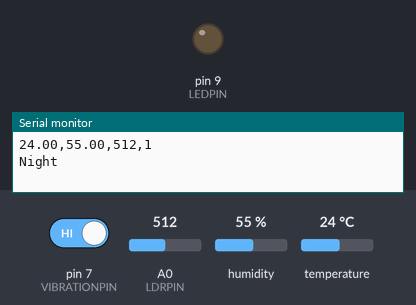
The sketch below on a simulated Arduino Uno, built with avr-gcc and run on an emulated ATmega328P. Shown: output pins drawn as LEDs (lit = HIGH), the last lines printed to the serial monitor. The inputs (shaded band) are chosen by the test bench; at power-on: pin 7 (VIBRATIONPIN) HIGH, A0 (LDRPIN) = 512, humidity 55 %, temperature 24 °C.

Above: at 2.8 s.
2.9 s: pin 7 (VIBRATIONPIN) driven LOW
At 5.3 s:
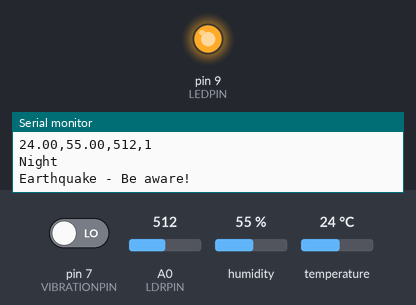
5.7 s: pin 7 (VIBRATIONPIN) driven HIGH
At 10.7 s:
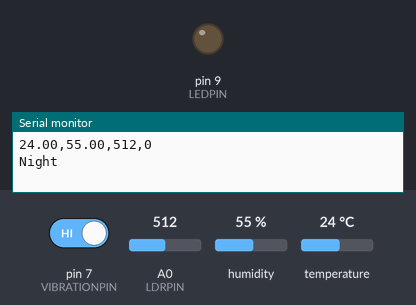
11.6 s: A0 (LDRPIN) set to 11
14.4 s: A0 (LDRPIN) set to 8
Timing chart, 0 to 17.4 s (numbered marks = the images above; inputs shaded):
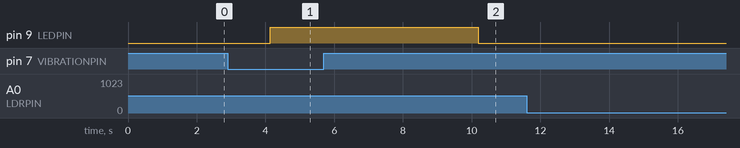

The sketch:

weather_station_v5.ino
```cpp
#include <DHT.h>
#include <DHT_U.h>

#define DHTPIN 2          // DHT11 sensor pin
#define LDRPIN A0         // LDR sensor pin
#define VIBRATIONPIN 7    // Vibration sensor pin
#define LEDPIN 9

DHT dht(DHTPIN, DHT11);

float temperatureData[20];    // Array to store temperature readings
float humidityData[20];       // Array to store humidity readings
int lightLevelData[20];       // Array to store light level readings
int vibrationData[20];        // Array to store vibration readings
int dataCount = 0;            // Counter for the number of data points

void setup() {
  Serial.begin(9600);
  dht.begin();
  pinMode(VIBRATIONPIN, INPUT);  // Set Vibration sensor pin as input
  pinMode(LEDPIN, OUTPUT);
}

void loop() {
  // Read temperature and humidity from DHT11 sensor
  float temperature = dht.readTemperature();
  float humidity = dht.readHumidity();

  // Read light level from LDR sensor
  int lightLevel = analogRead(LDRPIN);

  // Read vibration sensor state
  int vibrationState = digitalRead(VIBRATIONPIN);

  if (vibrationState == 0) {
    digitalWrite(LEDPIN, HIGH);
    Serial.println("Earthquake - Be aware!");
    delay(5000);
  } else {
    digitalWrite(LEDPIN, LOW);
    delay(1000);
  }

  // Store sensor data in arrays
  temperatureData[dataCount] = temperature;
  humidityData[dataCount] = humidity;
  lightLevelData[dataCount] = lightLevel;
  vibrationData[dataCount] = vibrationState;

  // Increment data count and break the loop when reaching the desired number of data points
  dataCount++;
  if (dataCount >= 20) {
    while (1) {
      // Continue running an empty loop to maintain delay before restarting
    }
  }

  // Print sensor readings on Serial monitor
  Serial.print("Temperature: ");
  Serial.print(temperature);
  Serial.print(", Humidity: ");
  Serial.print(humidity);
  Serial.print(", Light Level: ");
  Serial.print(lightLevel);
  Serial.print(", Vibration: ");
  Serial.println(vibrationState);

  // Send sensor data to the serial plotter
  Serial.print(temperature);
  Serial.print(",");
  Serial.print(humidity);
  Serial.print(",");
  Serial.print(lightLevel);
  Serial.print(",");
  Serial.println(vibrationState);

  // Check light level and print corresponding message
  if (lightLevel == 0) {
    Serial.println("Sunny day");
  } else if (lightLevel >= 0 && lightLevel <= 6) {
    Serial.println("Cloudy day");
  } else if (lightLevel > 9) {
    Serial.println("Night");
  }

  delay(1000);
}
```

Measured:
- after the input at 2.9 s, pin 9 (LEDPIN): LOW → HIGH after 1.2 s
- after the input at 5.7 s, pin 9 (LEDPIN): HIGH → LOW after 4.5 s
